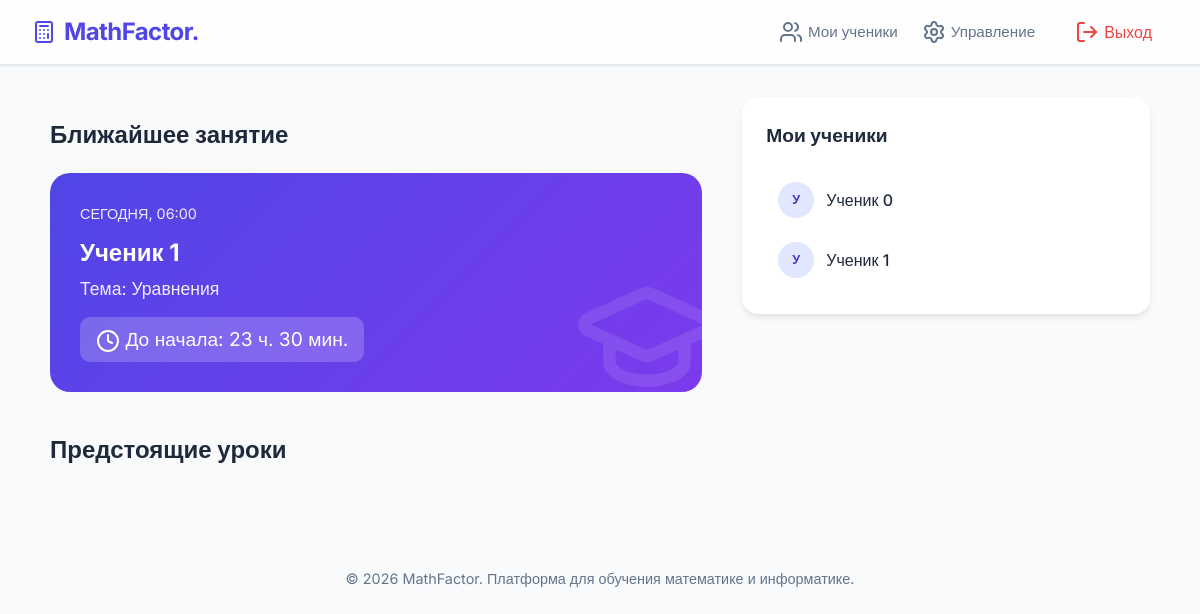
/dashboard/ (signed in), run on the app's committed database.
### platform_app/models.py (models this page shows, shortened)
class Lesson(models.Model):
    class Meta:
        verbose_name = "Урок"
        verbose_name_plural = "Уроки"
        ordering = ['-start_time']
    class Status(models.TextChoices):
        PLANNED = 'PLANNED', 'Запланировано'
        COMPLETED = 'COMPLETED', 'Проведено'
        CANCELLED = 'CANCELLED', 'Отменено'
        MISSED = 'MISSED', 'Пропущено'
    teacher = models.ForeignKey(
        User,
        on_delete=models.CASCADE,
        related_name='lessons_teacher',
        limit_choices_to={'role': User.TEACHER}, # Добавляем этот фильтр
        verbose_name="Учитель"
    )
    student = models.ForeignKey(
        User,
        on_delete=models.CASCADE,
        related_name='lessons_student',
        limit_choices_to={'role': User.STUDENT}, # И этот тоже
        verbose_name="Ученик"
    )
    topic = models.ForeignKey(Topic, on_delete=models.SET_NULL, null=True, blank=True)
    start_time = models.DateTimeField(verbose_name="Время начала")
    status = models.CharField(max_length=15, choices=Status.choices, default=Status.PLANNED)
    material_link = models.URLField(blank=True, verbose_name="Ссылка на материалы")
    @property
    def countdown_text(self):
        now = timezone.now()
        if self.status == self.Status.CANCELLED:
            return "Отменено"
        diff = self.start_time - now
        total_seconds = int(diff.total_seconds())
        days = total_seconds // 86400
        hours = (total_seconds % 86400) // 3600
        minutes = (total_seconds % 3600) // 60
        if days > 0:
            return f"{days} дн. {hours} ч."
        if hours > 0:
            return f"{hours} ч. {minutes} мин."
        return f"{minutes} мин." # Округляет вниз,

class Topic(models.Model):
    name = models.CharField(max_length=255, verbose_name="Название темы")
    subject = models.CharField(max_length=100, verbose_name="Предмет")

### users/models.py (models this page shows, shortened)
class User(AbstractUser):
    TEACHER = 'TEACHER'
    STUDENT = 'STUDENT'
    ROLE_CHOICES = (
        (TEACHER, 'Учитель'),
        (STUDENT, 'Ученик'),
    )
    @property
    def is_teacher(self):
        return self.role == User.TEACHER
    role = models.CharField(max_length=10, choices=ROLE_CHOICES, default='STUDENT')
    phone_regex = RegexValidator(
        regex=r'^\+?1?\d{10,11}$',
        message="Номер телефона должен быть в формате: '8 999 999 9999'."
    )
    phone = models.CharField(validators=[phone_regex], max_length=11, blank=True)

### platform_app/views.py (the view, shortened to what this page needs)
# urls.py: path('dashboard/', dashboard, name='dashboard'),
@login_required
def dashboard(request):
    if request.user.is_teacher:
            now = timezone.now()
            all_upcoming = Lesson.objects.select_related('student', 'topic').filter(
                teacher=request.user,
                start_time__gte=now - timezone.timedelta(minutes=60)
            ).order_by('start_time')
            all_upcoming = list(all_upcoming) # Превращаем QuerySet в список, если данных немного
            next_lesson = all_upcoming[0] if all_upcoming else None
            other_lessons = all_upcoming[1:]
            student_ids = Lesson.objects.filter(teacher=request.user).values_list('student_id', flat=True).distinct()
            students = User.objects.filter(id__in=student_ids)
            return render(request, 'platform_app/teacher_dashboard.html', {
                'next_lesson': next_lesson,
                'other_lessons': other_lessons,
                'students': students
            })

### templates/platform_app/teacher_dashboard.html (shortened to what this page needs)
{% extends 'base.html' %}
{% block content %}
<div style="display: grid; grid-template-columns: 1.6fr 1fr; gap: 40px;">
    <section>
        {% if next_lesson %}
            <h2 style="margin-bottom: 20px;">Ближайшее занятие</h2>
            <div class="next-lesson-hero">
                <div style="font-size: 0.9rem; opacity: 0.9; margin-bottom: 10px;">СЕГОДНЯ, {{ next_lesson.start_time|date:"H:i" }}</div>
                <h1 style="margin: 0; color: white;">{{ next_lesson.student.get_full_name }}</h1>
                <div style="font-size: 1.1rem; opacity: 0.9; margin-top: 5px;">Тема: {{ next_lesson.topic.name|default:"Разбор вопросов" }}</div>
                <div class="timer-big">
                    <i data-lucide="clock" size="18" style="vertical-align: middle;"></i>
                    До начала: {{ next_lesson.countdown_text }}
                </div>
                <i data-lucide="graduation-cap" style="position: absolute; right: -20px; bottom: -20px; width: 150px; height: 150px; opacity: 0.1; color: white;"></i>
            </div>
        {% endif %}
        <h2 style="margin-bottom: 20px;">Предстоящие уроки</h2>
    </section>
    <aside>
        <div class="card">
            <h2 style="margin-top:0; margin-bottom:20px; font-size: 1.2rem;">Мои ученики</h2>
            {% for student in students %}
                <a href="{% url 'student_detail' student.id %}" class="student-card" style="display: flex; align-items: center; padding: 12px; text-decoration: none; color: inherit; border-radius: 12px; transition: background 0.2s;">
                    <div style="width: 36px; height: 36px; background: #e0e7ff; color: #4338ca; border-radius: 50%; display: flex; align-items: center; justify-content: center; font-weight: 700; margin-right: 12px; font-size: 0.8rem;">
                        {{ student.first_name|slice:":1" }}
                    </div>
                    <span style="font-weight: 500;">{{ student.get_full_name }}</span>
                </a>
            {% endfor %}
        </div>
    </aside>
</div>
{% endblock %}

### templates/base.html (style rules this page uses)
:root { --primary: #4f46e5; --primary-hover: #4338ca; --bg: #f8fafc; --text: #1e293b; --white: #ffffff; --gray: #64748b; }
body { font-family: 'Inter', sans-serif; background-color: var(--bg); color: var(--text); margin: 0; line-height: 1.5; }

### templates/platform_app/teacher_dashboard.html (style rules this page uses)
.card { background: #fff; padding: 24px; border-radius: 16px; box-shadow: 0 4px 6px -1px rgba(0,0,0,0.1); margin-bottom: 24px; }
.next-lesson-hero { background: linear-gradient(135deg, #4f46e5 0%, #7c3aed 100%); color: white; padding: 30px; border-radius: 20px; margin-bottom: 40px; position: relative; overflow: hidden; }
.next-lesson-hero .timer-big { font-size: 1.2rem; background: rgba(255,255,255,0.2); padding: 8px 16px; border-radius: 10px; display: inline-block; margin-top: 15px; }

### data on the page
Lesson: start_time "06:00", student.get_full_name "Ученик 1", topic.name "Уравнения", countdown_text "23 ч. 30 мин."
User: first_name "У", get_full_name "Ученик 0"
User: first_name "У", get_full_name "Ученик 1"
